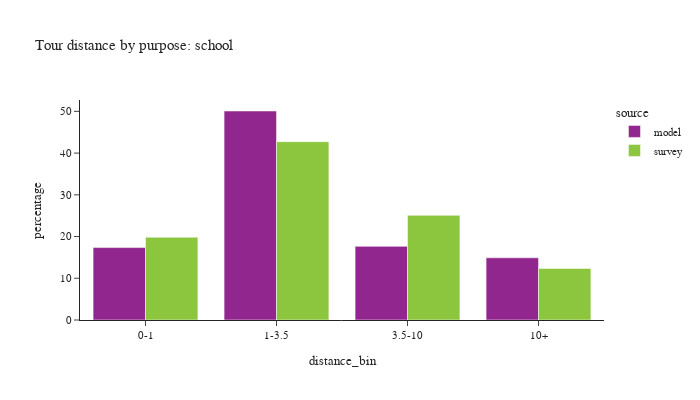

The notebook cell this image was saved under:
### Code cell
plot_bins(tour, tour['pdpurp'] == 2, 'school')

### Figure 1 — Plotly figure (JSON) as saved in the notebook; plotly's stock layout.template omitted (floating-point values rounded to 4 significant figures)
{"data": [{"alignmentgroup": "True", "customdata": [[97765], [282119], [99410], [83972]], "hovertemplate": "source=model<br>distance_bin=%{x}<br>percentage=%{y}<br>sample count=%{customdata[0]}<extra></extra>", "legendgroup": "model", "marker": {"color": "#91268F", "pattern": {"shape": ""}}, "name": "model", "offsetgroup": "model", "orientation": "v", "showlegend": true, "textposition": "auto", "type": "bar", "x": ["0-1", "1-3.5", "3.5-10", "10+"], "xaxis": "x", "y": [17.36, 50.09, 17.65, 14.91], "yaxis": "y"}, {"alignmentgroup": "True", "customdata": [[172], [284], [138], [60]], "hovertemplate": "source=survey<br>distance_bin=%{x}<br>percentage=%{y}<br>sample count=%{customdata[0]}<extra></extra>", "legendgroup": "survey", "marker": {"color": "#8CC63E", "pattern": {"shape": ""}}, "name": "survey", "offsetgroup": "survey", "orientation": "v", "showlegend": true, "textposition": "auto", "type": "bar", "x": ["0-1", "1-3.5", "3.5-10", "10+"], "xaxis": "x", "y": [19.83, 42.73, 25.08, 12.36], "yaxis": "y"}], "layout": {"barmode": "group", "font": {"size": 11}, "height": 400, "legend": {"title": {"text": "source"}, "tracegroupgap": 0}, "title": {"text": "Tour distance by purpose: school"}, "width": 700, "xaxis": {"anchor": "y", "domain": [0.0, 1.0], "title": {"text": "distance_bin"}}, "yaxis": {"anchor": "x", "domain": [0.0, 1.0], "title": {"text": "percentage"}}}}
